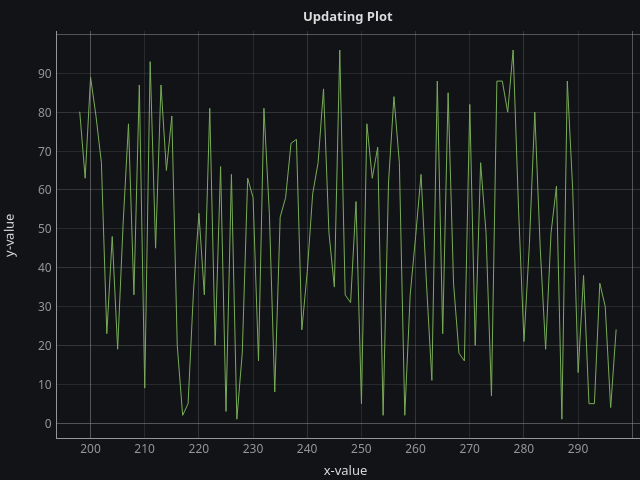

Source code (Python):
#!/usr/bin/env python
# File: pyqtplot11.py
# Name: D.Saravanan
# Date: 17/07/2023

""" Script to create plot using the PlotWidget in PyQtGraph """

import sys
from random import randint

import pyqtgraph as pg
from PyQt6 import QtCore, QtWidgets


class MainWindow(QtWidgets.QMainWindow):
    """Subclass of QMainWindow to customize application's main window."""

    def __init__(self, xval, yval):
        super().__init__()
        self.xval = xval
        self.yval = yval

        # set the size parameters (width, height) pixels
        self.setFixedSize(QtCore.QSize(640, 480))

        # set the central widget of the window
        self.graphWidget = pg.PlotWidget()
        self.setCentralWidget(self.graphWidget)

        # set the background color using hex notation #121317 as string
        self.graphWidget.setBackground("#121317")

        # set the main plot title, text color, text size, text weight, text style
        self.graphWidget.setTitle(
            "Updating Plot", color="#dcdcdc", size="10pt", bold=True, italic=False
        )

        # set the axis labels (position and text), style parameters
        styles = {"color": "#dcdcdc", "font-size": "10pt"}
        self.graphWidget.setLabel("left", "y-value", **styles)
        self.graphWidget.setLabel("bottom", "x-value", **styles)

        # set the legend which represents given line
        self.graphWidget.addLegend()

        # set the background grid for both the x and y axis
        self.graphWidget.showGrid(x=True, y=True)

        # set the line color in 3-tuple of int values, line width in pixels, line style
        lvalue = pg.mkPen(color="#77ab56", width=1, style=QtCore.Qt.PenStyle.SolidLine)

        # plot data: x, y values with lines drawn using Qt's QPen types
        self.data_line = self.graphWidget.plot(self.xval, self.yval, pen=lvalue)

        self.timer = QtCore.QTimer()
        self.timer.setInterval(50)
        self.timer.timeout.connect(self.update_data_line)
        self.timer.start()

    def update_data_line(self):
        self.xval = self.xval[1:]
        self.xval.append(self.xval[-1] + 1)

        self.yval = self.yval[1:]
        self.yval.append(randint(0, 100))

        self.data_line.setData(self.xval, self.yval)


def main():
    """Need one (and only one) QApplication instance per application.
    Pass in sys.argv to allow command line arguments for the application.
    If no command line arguments than QApplication([]) is required."""
    app = QtWidgets.QApplication(sys.argv)

    xval = list(range(100))
    yval = [randint(0, 100) for _ in xval]

    window = MainWindow(xval, yval)  # an instance of the class MainWindow
    window.show()  # windows are hidden by default

    sys.exit(app.exec())  # start the event loop


if __name__ == "__main__":
    main()
